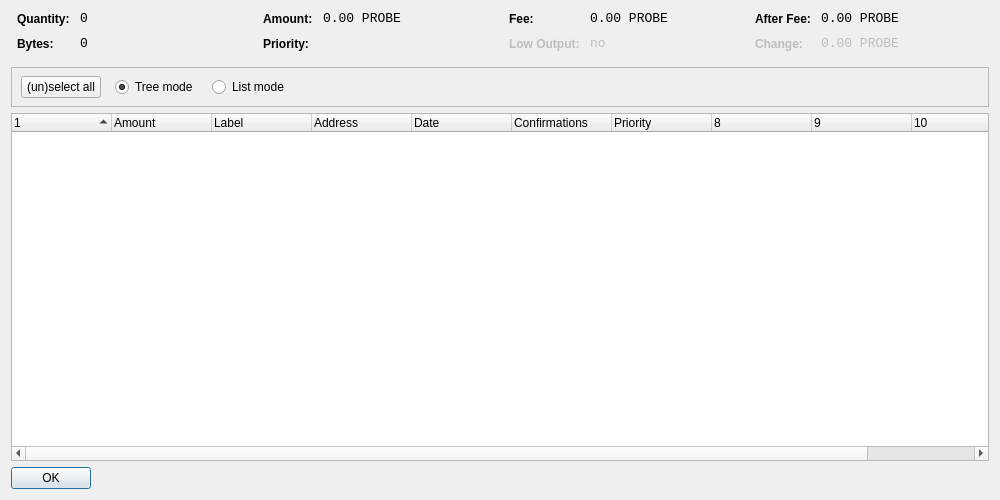
<?xml version="1.0" encoding="UTF-8"?>
<ui version="4.0">
 <class>CoinControlDialog</class>
 <widget class="QDialog" name="CoinControlDialog">
  <property name="geometry">
   <rect>
    <x>0</x>
    <y>0</y>
    <width>1000</width>
    <height>500</height>
   </rect>
  </property>
  <property name="windowTitle">
   <string>Coin Control</string>
  </property>
  <layout class="QVBoxLayout" name="verticalLayout">
   <item>
    <layout class="QHBoxLayout" name="horizontalLayoutTop" stretch="0,0,0,0">
     <property name="topMargin">
      <number>0</number>
     </property>
     <property name="bottomMargin">
      <number>10</number>
     </property>
     <item>
      <layout class="QFormLayout" name="formLayoutCoinControl1">
       <property name="horizontalSpacing">
        <number>10</number>
       </property>
       <property name="verticalSpacing">
        <number>10</number>
       </property>
       <property name="leftMargin">
        <number>6</number>
       </property>
       <property name="rightMargin">
        <number>6</number>
       </property>
       <item row="0" column="0">
        <widget class="QLabel" name="labelCoinControlQuantityText">
         <property name="styleSheet">
          <string notr="true">font-weight:bold;</string>
         </property>
         <property name="text">
          <string>Quantity:</string>
         </property>
        </widget>
       </item>
       <item row="0" column="1">
        <widget class="QLabel" name="labelCoinControlQuantity">
         <property name="font">
          <font>
           <family>Monospace</family>
           <pointsize>10</pointsize>
          </font>
         </property>
         <property name="cursor">
          <cursorShape>IBeamCursor</cursorShape>
         </property>
         <property name="contextMenuPolicy">
          <enum>Qt::ActionsContextMenu</enum>
         </property>
         <property name="text">
          <string>0</string>
         </property>
         <property name="textInteractionFlags">
          <set>Qt::LinksAccessibleByMouse|Qt::TextSelectableByKeyboard|Qt::TextSelectableByMouse</set>
         </property>
        </widget>
       </item>
       <item row="1" column="0">
        <widget class="QLabel" name="labelCoinControlBytesText">
         <property name="styleSheet">
          <string notr="true">font-weight:bold;</string>
         </property>
         <property name="text">
          <string>Bytes:</string>
         </property>
        </widget>
       </item>
       <item row="1" column="1">
        <widget class="QLabel" name="labelCoinControlBytes">
         <property name="font">
          <font>
           <family>Monospace</family>
           <pointsize>10</pointsize>
          </font>
         </property>
         <property name="cursor">
          <cursorShape>IBeamCursor</cursorShape>
         </property>
         <property name="contextMenuPolicy">
          <enum>Qt::ActionsContextMenu</enum>
         </property>
         <property name="text">
          <string>0</string>
         </property>
         <property name="textInteractionFlags">
          <set>Qt::LinksAccessibleByMouse|Qt::TextSelectableByKeyboard|Qt::TextSelectableByMouse</set>
         </property>
        </widget>
       </item>
      </layout>
     </item>
     <item>
      <layout class="QFormLayout" name="formLayoutCoinControl2">
       <property name="horizontalSpacing">
        <number>10</number>
       </property>
       <property name="verticalSpacing">
        <number>10</number>
       </property>
       <property name="leftMargin">
        <number>6</number>
       </property>
       <property name="rightMargin">
        <number>6</number>
       </property>
       <item row="0" column="0">
        <widget class="QLabel" name="labelCoinControlAmountText">
         <property name="styleSheet">
          <string notr="true">font-weight:bold;</string>
         </property>
         <property name="text">
          <string>Amount:</string>
         </property>
        </widget>
       </item>
       <item row="0" column="1">
        <widget class="QLabel" name="labelCoinControlAmount">
         <property name="font">
          <font>
           <family>Monospace</family>
           <pointsize>10</pointsize>
          </font>
         </property>
         <property name="cursor">
          <cursorShape>IBeamCursor</cursorShape>
         </property>
         <property name="contextMenuPolicy">
          <enum>Qt::ActionsContextMenu</enum>
         </property>
         <property name="text">
          <string>0.00 PROBE</string>
         </property>
         <property name="textInteractionFlags">
          <set>Qt::LinksAccessibleByMouse|Qt::TextSelectableByKeyboard|Qt::TextSelectableByMouse</set>
         </property>
        </widget>
       </item>
       <item row="1" column="0">
        <widget class="QLabel" name="labelCoinControlPriorityText">
         <property name="styleSheet">
          <string notr="true">font-weight:bold;</string>
         </property>
         <property name="text">
          <string>Priority:</string>
         </property>
        </widget>
       </item>
       <item row="1" column="1">
        <widget class="QLabel" name="labelCoinControlPriority">
         <property name="font">
          <font>
           <family>Monospace</family>
           <pointsize>10</pointsize>
          </font>
         </property>
         <property name="cursor">
          <cursorShape>IBeamCursor</cursorShape>
         </property>
         <property name="contextMenuPolicy">
          <enum>Qt::ActionsContextMenu</enum>
         </property>
         <property name="text">
          <string/>
         </property>
         <property name="textInteractionFlags">
          <set>Qt::LinksAccessibleByMouse|Qt::TextSelectableByKeyboard|Qt::TextSelectableByMouse</set>
         </property>
        </widget>
       </item>
      </layout>
     </item>
     <item>
      <layout class="QFormLayout" name="formLayoutCoinControl3">
       <property name="horizontalSpacing">
        <number>10</number>
       </property>
       <property name="verticalSpacing">
        <number>10</number>
       </property>
       <property name="leftMargin">
        <number>6</number>
       </property>
       <property name="rightMargin">
        <number>6</number>
       </property>
       <item row="0" column="0">
        <widget class="QLabel" name="labelCoinControlFeeText">
         <property name="styleSheet">
          <string notr="true">font-weight:bold;</string>
         </property>
         <property name="text">
          <string>Fee:</string>
         </property>
        </widget>
       </item>
       <item row="0" column="1">
        <widget class="QLabel" name="labelCoinControlFee">
         <property name="font">
          <font>
           <family>Monospace</family>
           <pointsize>10</pointsize>
          </font>
         </property>
         <property name="cursor">
          <cursorShape>IBeamCursor</cursorShape>
         </property>
         <property name="contextMenuPolicy">
          <enum>Qt::ActionsContextMenu</enum>
         </property>
         <property name="text">
          <string>0.00 PROBE</string>
         </property>
         <property name="textInteractionFlags">
          <set>Qt::LinksAccessibleByMouse|Qt::TextSelectableByKeyboard|Qt::TextSelectableByMouse</set>
         </property>
        </widget>
       </item>
       <item row="1" column="0">
        <widget class="QLabel" name="labelCoinControlLowOutputText">
         <property name="enabled">
          <bool>false</bool>
         </property>
         <property name="styleSheet">
          <string notr="true">font-weight:bold;</string>
         </property>
         <property name="text">
          <string>Low Output:</string>
         </property>
        </widget>
       </item>
       <item row="1" column="1">
        <widget class="QLabel" name="labelCoinControlLowOutput">
         <property name="enabled">
          <bool>false</bool>
         </property>
         <property name="font">
          <font>
           <family>Monospace</family>
           <pointsize>10</pointsize>
          </font>
         </property>
         <property name="cursor">
          <cursorShape>IBeamCursor</cursorShape>
         </property>
         <property name="contextMenuPolicy">
          <enum>Qt::ActionsContextMenu</enum>
         </property>
         <property name="text">
          <string>no</string>
         </property>
         <property name="textInteractionFlags">
          <set>Qt::LinksAccessibleByMouse|Qt::TextSelectableByKeyboard|Qt::TextSelectableByMouse</set>
         </property>
        </widget>
       </item>
      </layout>
     </item>
     <item>
      <layout class="QFormLayout" name="formLayoutCoinControl4">
       <property name="horizontalSpacing">
        <number>10</number>
       </property>
       <property name="verticalSpacing">
        <number>10</number>
       </property>
       <property name="leftMargin">
        <number>6</number>
       </property>
       <property name="rightMargin">
        <number>6</number>
       </property>
       <item row="0" column="0">
        <widget class="QLabel" name="labelCoinControlAfterFeeText">
         <property name="styleSheet">
          <string notr="true">font-weight:bold;</string>
         </property>
         <property name="text">
          <string>After Fee:</string>
         </property>
        </widget>
       </item>
       <item row="0" column="1">
        <widget class="QLabel" name="labelCoinControlAfterFee">
         <property name="font">
          <font>
           <family>Monospace</family>
           <pointsize>10</pointsize>
          </font>
         </property>
         <property name="cursor">
          <cursorShape>IBeamCursor</cursorShape>
         </property>
         <property name="contextMenuPolicy">
          <enum>Qt::ActionsContextMenu</enum>
         </property>
         <property name="text">
          <string>0.00 PROBE</string>
         </property>
         <property name="textInteractionFlags">
          <set>Qt::LinksAccessibleByMouse|Qt::TextSelectableByKeyboard|Qt::TextSelectableByMouse</set>
         </property>
        </widget>
       </item>
       <item row="1" column="0">
        <widget class="QLabel" name="labelCoinControlChangeText">
         <property name="enabled">
          <bool>false</bool>
         </property>
         <property name="styleSheet">
          <string notr="true">font-weight:bold;</string>
         </property>
         <property name="text">
          <string>Change:</string>
         </property>
        </widget>
       </item>
       <item row="1" column="1">
        <widget class="QLabel" name="labelCoinControlChange">
         <property name="enabled">
          <bool>false</bool>
         </property>
         <property name="font">
          <font>
           <family>Monospace</family>
           <pointsize>10</pointsize>
          </font>
         </property>
         <property name="cursor">
          <cursorShape>IBeamCursor</cursorShape>
         </property>
         <property name="contextMenuPolicy">
          <enum>Qt::ActionsContextMenu</enum>
         </property>
         <property name="text">
          <string>0.00 PROBE</string>
         </property>
         <property name="textInteractionFlags">
          <set>Qt::LinksAccessibleByMouse|Qt::TextSelectableByKeyboard|Qt::TextSelectableByMouse</set>
         </property>
        </widget>
       </item>
      </layout>
     </item>
    </layout>
   </item>
   <item>
    <widget class="QFrame" name="frame">
     <property name="minimumSize">
      <size>
       <width>0</width>
       <height>40</height>
      </size>
     </property>
     <property name="frameShape">
      <enum>QFrame::StyledPanel</enum>
     </property>
     <property name="frameShadow">
      <enum>QFrame::Sunken</enum>
     </property>
     <widget class="QWidget" name="horizontalLayoutWidget">
      <property name="geometry">
       <rect>
        <x>10</x>
        <y>0</y>
        <width>781</width>
        <height>41</height>
       </rect>
      </property>
      <layout class="QHBoxLayout" name="horizontalLayoutPanel" stretch="0,0,0,0,0">
       <property name="spacing">
        <number>14</number>
       </property>
       <item>
        <widget class="QPushButton" name="pushButtonSelectAll">
         <property name="sizePolicy">
          <sizepolicy hsizetype="Maximum" vsizetype="Fixed">
           <horstretch>0</horstretch>
           <verstretch>0</verstretch>
          </sizepolicy>
         </property>
         <property name="text">
          <string>(un)select all</string>
         </property>
        </widget>
       </item>
       <item>
        <widget class="QRadioButton" name="radioTreeMode">
         <property name="sizePolicy">
          <sizepolicy hsizetype="Maximum" vsizetype="Fixed">
           <horstretch>0</horstretch>
           <verstretch>0</verstretch>
          </sizepolicy>
         </property>
         <property name="text">
          <string>Tree mode</string>
         </property>
         <property name="checked">
          <bool>true</bool>
         </property>
        </widget>
       </item>
       <item>
        <widget class="QRadioButton" name="radioListMode">
         <property name="sizePolicy">
          <sizepolicy hsizetype="Maximum" vsizetype="Fixed">
           <horstretch>0</horstretch>
           <verstretch>0</verstretch>
          </sizepolicy>
         </property>
         <property name="text">
          <string>List mode</string>
         </property>
        </widget>
       </item>
       <item>
        <spacer name="horizontalSpacer">
         <property name="orientation">
          <enum>Qt::Horizontal</enum>
         </property>
         <property name="sizeHint" stdset="0">
          <size>
           <width>40</width>
           <height>20</height>
          </size>
         </property>
        </spacer>
       </item>
      </layout>
     </widget>
    </widget>
   </item>
   <item>
    <widget class="CoinControlTreeWidget" name="treeWidget">
     <property name="contextMenuPolicy">
      <enum>Qt::CustomContextMenu</enum>
     </property>
     <property name="sortingEnabled">
      <bool>false</bool>
     </property>
     <property name="columnCount">
      <number>11</number>
     </property>
     <attribute name="headerShowSortIndicator" stdset="0">
      <bool>true</bool>
     </attribute>
     <attribute name="headerStretchLastSection">
      <bool>false</bool>
     </attribute>
     <column>
      <property name="text">
       <string/>
      </property>
     </column>
     <column>
      <property name="text">
       <string>Amount</string>
      </property>
     </column>
     <column>
      <property name="text">
       <string>Label</string>
      </property>
     </column>
     <column>
      <property name="text">
       <string>Address</string>
      </property>
     </column>
     <column>
      <property name="text">
       <string>Date</string>
      </property>
     </column>
     <column>
      <property name="text">
       <string>Confirmations</string>
      </property>
      <property name="toolTip">
       <string>Confirmed</string>
      </property>
     </column>
     <column>
      <property name="text">
       <string>Priority</string>
      </property>
     </column>
     <column>
      <property name="text">
       <string/>
      </property>
     </column>
     <column>
      <property name="text">
       <string/>
      </property>
     </column>
     <column>
      <property name="text">
       <string/>
      </property>
     </column>
     <column>
      <property name="text">
       <string/>
      </property>
     </column>
    </widget>
   </item>
   <item>
    <widget class="QDialogButtonBox" name="buttonBox">
     <property name="sizePolicy">
      <sizepolicy hsizetype="Maximum" vsizetype="Fixed">
       <horstretch>0</horstretch>
       <verstretch>0</verstretch>
      </sizepolicy>
     </property>
     <property name="orientation">
      <enum>Qt::Horizontal</enum>
     </property>
     <property name="standardButtons">
      <set>QDialogButtonBox::Ok</set>
     </property>
    </widget>
   </item>
  </layout>
 </widget>
 <customwidgets>
  <customwidget>
   <class>CoinControlTreeWidget</class>
   <extends>QTreeWidget</extends>
   <header>coincontroltreewidget.h</header>
  </customwidget>
 </customwidgets>
 <resources/>
 <connections/>
</ui>
